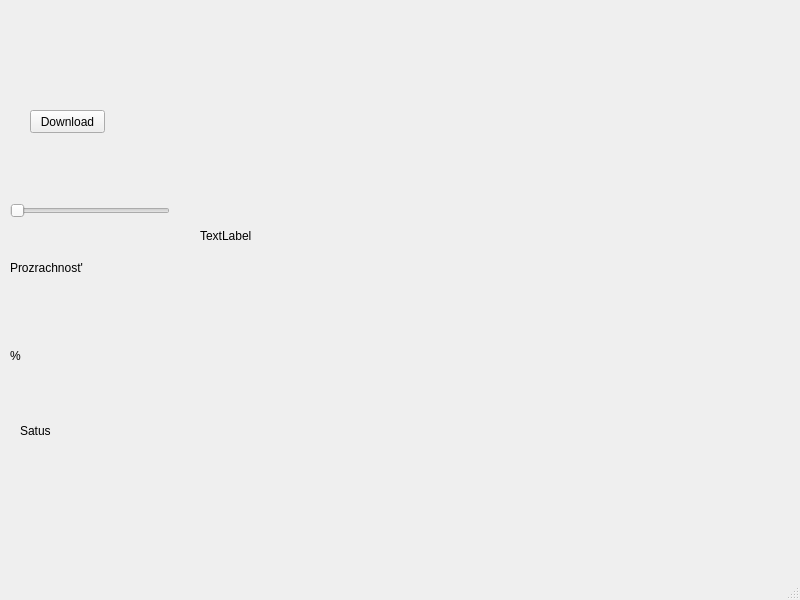
<?xml version="1.0" encoding="UTF-8"?>
<ui version="4.0">
 <class>MainWindow</class>
 <widget class="QMainWindow" name="MainWindow">
  <property name="geometry">
   <rect>
    <x>0</x>
    <y>0</y>
    <width>800</width>
    <height>600</height>
   </rect>
  </property>
  <property name="windowTitle">
   <string>MainWindow</string>
  </property>
  <widget class="QWidget" name="centralwidget">
   <widget class="QLabel" name="image_label">
    <property name="geometry">
     <rect>
      <x>200</x>
      <y>30</y>
      <width>541</width>
      <height>411</height>
     </rect>
    </property>
    <property name="text">
     <string>TextLabel</string>
    </property>
   </widget>
   <widget class="QPushButton" name="btn_load">
    <property name="geometry">
     <rect>
      <x>30</x>
      <y>110</y>
      <width>75</width>
      <height>23</height>
     </rect>
    </property>
    <property name="text">
     <string>Download</string>
    </property>
   </widget>
   <widget class="QSlider" name="transparency_slider">
    <property name="geometry">
     <rect>
      <x>10</x>
      <y>200</y>
      <width>160</width>
      <height>22</height>
     </rect>
    </property>
    <property name="orientation">
     <enum>Qt::Horizontal</enum>
    </property>
   </widget>
   <widget class="QLabel" name="label">
    <property name="geometry">
     <rect>
      <x>10</x>
      <y>260</y>
      <width>81</width>
      <height>16</height>
     </rect>
    </property>
    <property name="text">
     <string>Prozrachnost'</string>
    </property>
   </widget>
   <widget class="QLabel" name="percent_label">
    <property name="geometry">
     <rect>
      <x>10</x>
      <y>330</y>
      <width>91</width>
      <height>51</height>
     </rect>
    </property>
    <property name="text">
     <string>%</string>
    </property>
   </widget>
   <widget class="QLabel" name="status_label">
    <property name="geometry">
     <rect>
      <x>20</x>
      <y>400</y>
      <width>101</width>
      <height>61</height>
     </rect>
    </property>
    <property name="text">
     <string>Satus</string>
    </property>
   </widget>
  </widget>
  <widget class="QMenuBar" name="menubar">
   <property name="geometry">
    <rect>
     <x>0</x>
     <y>0</y>
     <width>800</width>
     <height>21</height>
    </rect>
   </property>
  </widget>
  <widget class="QStatusBar" name="statusbar"/>
 </widget>
 <resources/>
 <connections/>
</ui>
